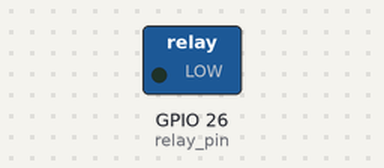
The program below on a simulated Raspberry Pi (BCM pin numbers). Shown: switched loads named in the program (green lamp = pin HIGH).

Above: at 2.5 s.
At 7.5 s:
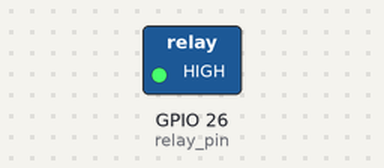
Timing chart, 0 to 13.0 s (numbered marks = the images above):
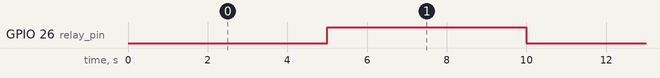

The program:

pr6.py
```python
import RPi.GPIO as GPIO
from time import sleep
relay_pin=26
GPIO.setmode(GPIO.BCM)
GPIO.setup(relay_pin,GPIO.OUT)
GPIO.output(relay_pin,1)

try:
    while True:
        GPIO.output(relay_pin,0)
        sleep(5)
        GPIO.output(relay_pin,1)
        sleep(5)
except KeyboardInterrupt:
    pass
    GPIO.cleanup()
```

Measured:
- by itself, GPIO 26 (relay_pin): alternates HIGH for 5.0 s and LOW for 5.0 s
